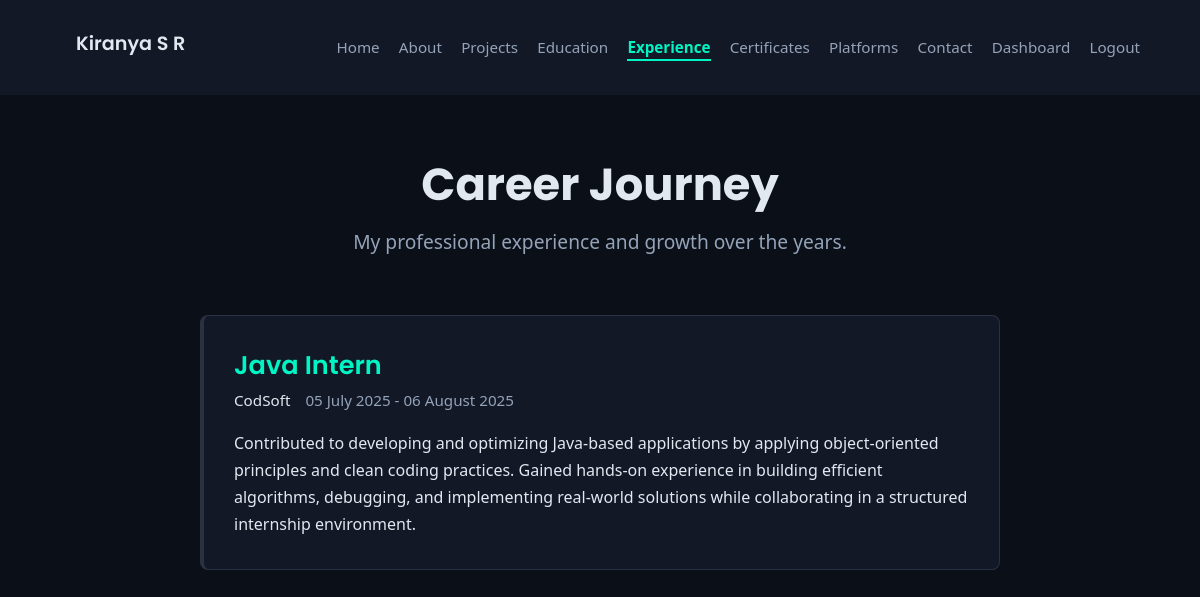
Screenshot of /experience (signed in) with the database file from the repository.
### tables this page shows
CREATE TABLE experience (
        id INTEGER PRIMARY KEY AUTOINCREMENT, job_title TEXT NOT NULL, company TEXT NOT NULL, 
        start_date TEXT, end_date TEXT, description TEXT
    );

### app.py (the view)
@app.route('/experience')
def experience():
    conn = get_db_connection()
    c = conn.cursor()
    c.execute('SELECT * FROM experience ORDER BY id DESC')
    experiences = [{
        'id': row[0], 'job_title': row[1], 'company': row[2],
        'start_date': row[3], 'end_date': row[4], 'description': row[5]
    } for row in c.fetchall()]
    conn.close()
    return render_template('experience.html', experiences=experiences)

### app.py (called while the page is built)
def get_db_connection():
    return sqlite3.connect(DATABASE_PATH)

### templates/experience.html (shortened to what this page needs)
{% extends 'layout.html' %}
{% block head %}
  <link rel="stylesheet" href="{{ url_for('static', filename='css/experience.css') }}">
{% endblock %}
{% block content %}
<div class="container">
    <div class="header-section">
        <h1 class="page-title">Career Journey</h1>
        <p class="subtitle">My professional experience and growth over the years.</p>
    </div>
    <div class="timeline-container">
        {% for exp in experiences %}
        <div class="timeline-item">
            <div class="timeline-content">
                <h3>{{ exp.job_title }}</h3>
                <div class="company-date">
                    <span class="company">{{ exp.company }}</span>
                    <span class="date">{{ exp.start_date }} - {{ exp.end_date }}</span>
                </div>
                <p>{{ exp.description }}</p>
            </div>
        </div>
        {% else %}
        <div class="no-experience">
            <p>No work experience has been added yet. Please check back later.</p>
        </div>
        {% endfor %}
    </div>
</div>
{% endblock %}

### static/css/style.css (style rules this page uses)
:root { --bg-dark-primary: #0a0f18; --bg-dark-secondary: #121826; --border-color: #2a3143; --primary-accent: #00f5c4; --text-primary: #e2e8f0; --text-secondary: #94a3b8; }
body { font-family: 'Poppins', sans-serif; margin: 0; padding: 0; background-color: var(--bg-dark-primary); color: var(--text-primary); }
.container { width: 90%; max-width: 1100px; margin: auto; padding: 1rem; }
h1, h2, h3, h4 { font-family: 'Poppins', sans-serif; color: var(--text-primary); margin: 0 0 0.5rem; }

### static/css/experience.css (style rules this page uses)
:root { --bg-color: #0a0f18; --card-bg-color: #121826; --border-color: #2a3143; --primary-accent: #00f5c4; --text-primary: #e2e8f0; --text-secondary: #94a3b8; --shadow-color: rgba(0, 245, 196, 0.1); --font-family: 'Segoe UI', 'Roboto', sans-serif; }
body { background-color: var(--bg-color); font-family: var(--font-family); }
.header-section { text-align: center; margin-bottom: 60px; }
.page-title { font-size: 2.8rem; font-weight: 700; color: var(--text-primary); margin-bottom: 10px; }
.subtitle { font-size: 1.2rem; color: var(--text-secondary); max-width: 600px; margin: 0 auto; }
.timeline-container { display: flex; flex-direction: column; gap: 30px; max-width: 800px; margin: 0 auto; }
.timeline-item { background: var(--card-bg-color); border: 1px solid var(--border-color); border-radius: 8px; padding: 30px; transition: transform 0.3s ease, box-shadow 0.3s ease, border-left-color 0.3s ease; border-left: 4px solid var(--border-color); }
.timeline-item h3 { margin: 0 0 5px 0; font-size: 1.6rem; color: var(--primary-accent); font-weight: 600; }
.company-date { display: flex; flex-wrap: wrap; gap: 5px 15px; color: var(--text-secondary); margin-bottom: 20px; font-size: 0.95rem; }
.company { font-weight: 500; color: var(--text-primary); }
.timeline-item p { margin: 0; color: var(--text-primary); line-height: 1.7; }

### rows the page displays
experience: job_title "Java Intern", company "CodSoft", start_date "05 July 2025", end_date "06 August 2025", description "Contributed to developing and optimizing Java-based applications by applying object-oriented principles and clean coding practices. Gained hands-on experience in building efficient algorithms, debugging, and implementing real-world solutions while collaborating in a structured internship environment."
